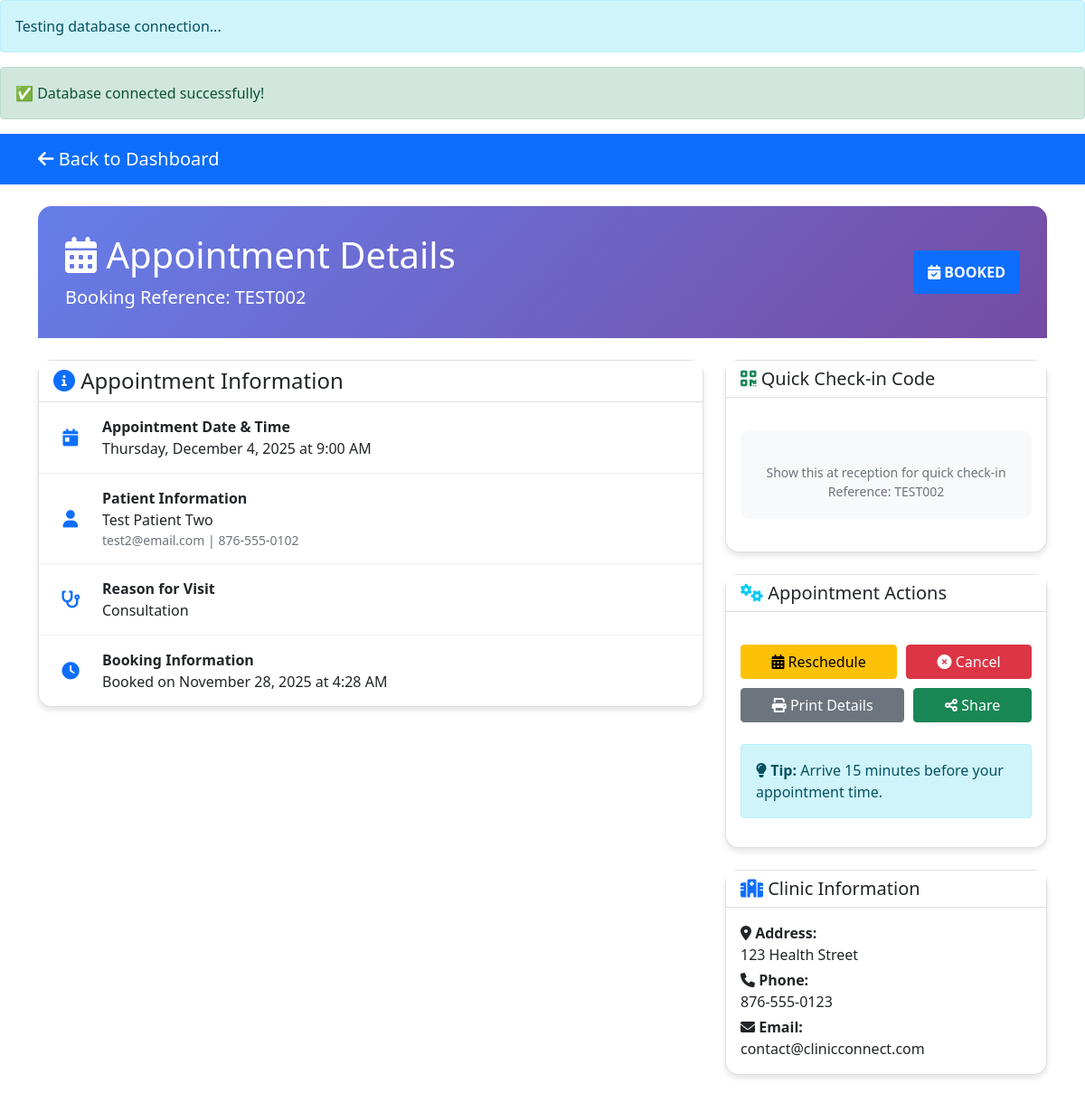
Page /patientdashboard/view.php?ref=TEST002 on the earlier database version.
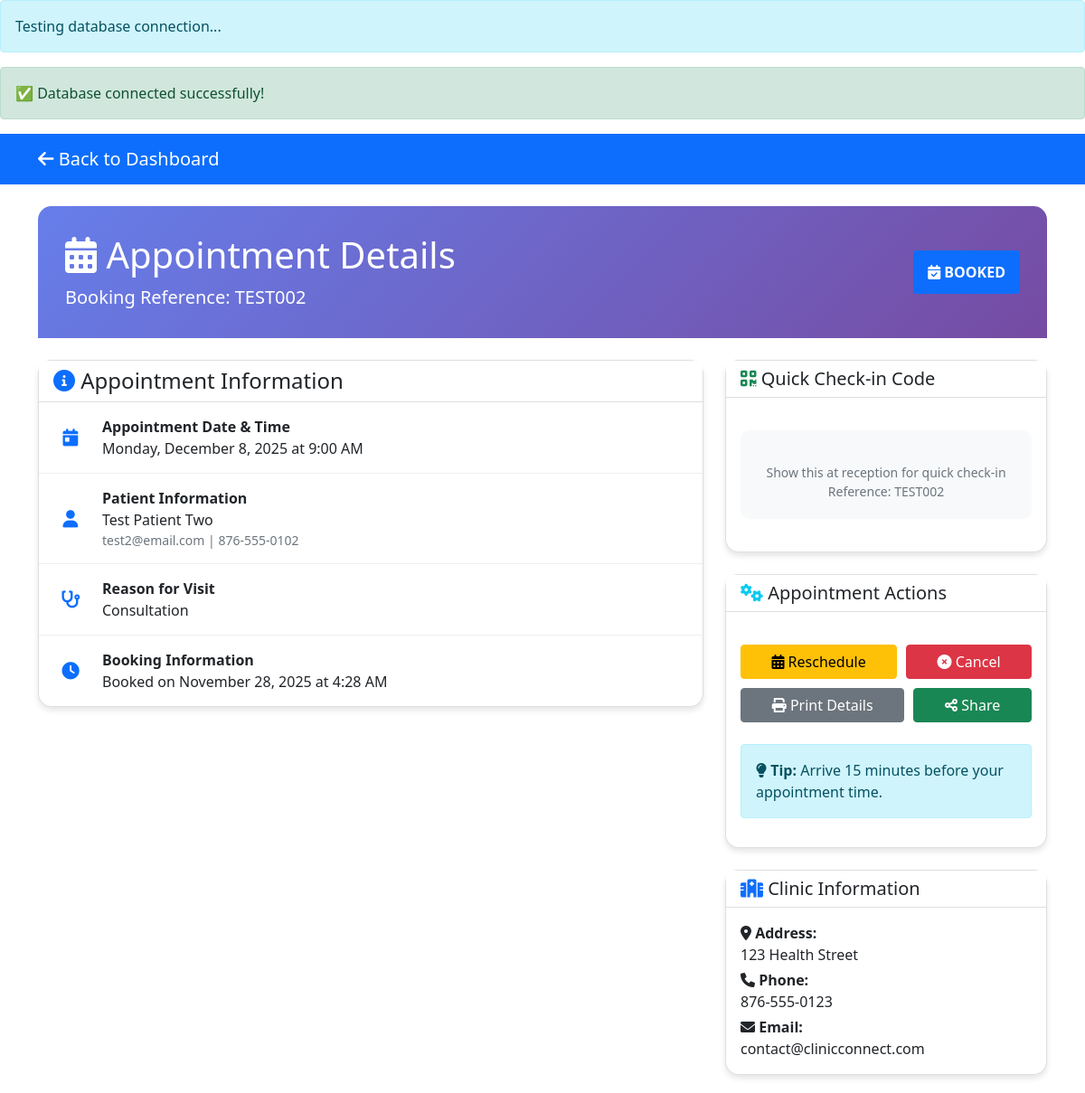
Same page on the later database version.
### tables this page shows
CREATE TABLE `appointments` (
  `id` int(11) NOT NULL,
  `patient_name` varchar(255) NOT NULL,
  `patient_email` varchar(255) DEFAULT NULL,
  `patient_phone` varchar(20) DEFAULT NULL,
  `appointment_date` date NOT NULL,
  `appointment_time` time NOT NULL,
  `reason` text DEFAULT NULL,
  `status` varchar(20) DEFAULT 'booked',
  `booking_reference` varchar(50) DEFAULT NULL,
  `created_at` timestamp NOT NULL DEFAULT current_timestamp(),
  `reminder_sent` tinyint(1) DEFAULT 0,
  `reminder_sent_at` datetime DEFAULT NULL
);

### patientdashboard/view.php (the view, shortened to what the changed rows need)
<?php
include '../includes/config.php';
$is_guest = isset($_SESSION['guest_ref']);
$booking_ref = $is_guest ? $_SESSION['guest_ref'] : ($_GET['ref'] ?? '');
if ($is_guest) {
    $stmt = $pdo->prepare("SELECT * FROM appointments WHERE booking_reference = ?");
    $stmt->execute([$booking_ref]);
    $appointment = $stmt->fetch();
} else {
    $user_email = $_SESSION['user']['email'];
    $stmt = $pdo->prepare("SELECT * FROM appointments WHERE booking_reference = ? AND patient_email = ?");
    $stmt->execute([$booking_ref, $user_email]);
    $appointment = $stmt->fetch();
}
$appointment_date = date('l, F j, Y', strtotime($appointment['appointment_date']));
$appointment_time = date('g:i A', strtotime($appointment['appointment_time']));
$created_date = date('F j, Y', strtotime($appointment['created_at']));
$created_time = date('g:i A', strtotime($appointment['created_at']));
$status_badges = [
    'booked' => ['class' => 'primary', 'icon' => 'calendar-check'],
    'cancelled' => ['class' => 'danger', 'icon' => 'times-circle'],
    'completed' => ['class' => 'success', 'icon' => 'check-circle'],
    'no-show' => ['class' => 'warning', 'icon' => 'exclamation-triangle']
];
$status_info = $status_badges[$appointment['status']] ?? ['class' => 'secondary', 'icon' => 'question-circle'];
?>
<!DOCTYPE html>
<html lang="en">
<head>
    <link href="https://cdn.jsdelivr.net/npm/bootstrap@5.1.3/dist/css/bootstrap.min.css" rel="stylesheet">
    <link rel="stylesheet" href="https://cdnjs.cloudflare.com/ajax/libs/font-awesome/6.0.0/css/all.min.css">
</head>
<body>
    <div class="container mt-4">
        <div class="header-section">
            <div class="row align-items-center">
                <div class="col-md-8">
                    <h1><i class="fas fa-calendar-alt"></i> Appointment Details</h1>
                    <p class="lead mb-0">Booking Reference: <strong><?= $appointment['booking_reference'] ?></strong></p>
                </div>
                <div class="col-md-4 text-end">
                    <span class="badge bg-<?= $status_info['class'] ?> fs-6 p-3">
                        <i class="fas fa-<?= $status_info['icon'] ?>"></i>
                        <?= strtoupper($appointment['status']) ?>
                    </span>
                </div>
            </div>
        </div>
        <div class="row mt-4">
            <div class="col-lg-8">
                <div class="card detail-card">
                    <div class="card-body p-0">
                        <div class="info-item">
                            <div class="info-icon text-primary">
                                <i class="fas fa-calendar-day"></i>
                            </div>
                            <div>
                                <strong>Appointment Date & Time</strong><br>
                                <?= $appointment_date ?> at <?= $appointment_time ?>
                            </div>
                        </div>
                        <div class="info-item">
                            <div class="info-icon text-primary">
                                <i class="fas fa-user"></i>
                            </div>
                            <div>
                                <strong>Patient Information</strong><br>
                                <?= htmlspecialchars($appointment['patient_name']) ?><br>
                                <small class="text-muted">
                                    <?= htmlspecialchars($appointment['patient_email']) ?> |
                                    <?= htmlspecialchars($appointment['patient_phone']) ?>
                                </small>
                            </div>
                        </div>
                        <div class="info-item">
                            <div class="info-icon text-primary">
                                <i class="fas fa-stethoscope"></i>
                            </div>
                            <div>
                                <strong>Reason for Visit</strong><br>
                                <?= htmlspecialchars($appointment['reason'] ?: 'General Checkup') ?>
                            </div>
                        </div>
                        <div class="info-item">
                            <div class="info-icon text-primary">
                                <i class="fas fa-clock"></i>
                            </div>
                            <div>
                                <strong>Booking Information</strong><br>
                                Booked on <?= $created_date ?> at <?= $created_time ?>
                            </div>
                        </div>
                    </div>
                </div>
            </div>
            <div class="col-lg-4">
                <div class="card detail-card">
                    <div class="card-body text-center">
                        <div class="qr-code">
                            <p class="mt-3 mb-0">
                                <small class="text-muted">
                                    Show this at reception for quick check-in<br>
                                    Reference: <?= $appointment['booking_reference'] ?>
                                </small>
                            </p>
                        </div>
                    </div>
                </div>
            </div>
        </div>
    </div>
</body>
</html>

Differences in the rows shown:
changed appointments "TEST002": appointment_date "Thursday, December 4, 2025" → "Monday, December 8, 2025"
